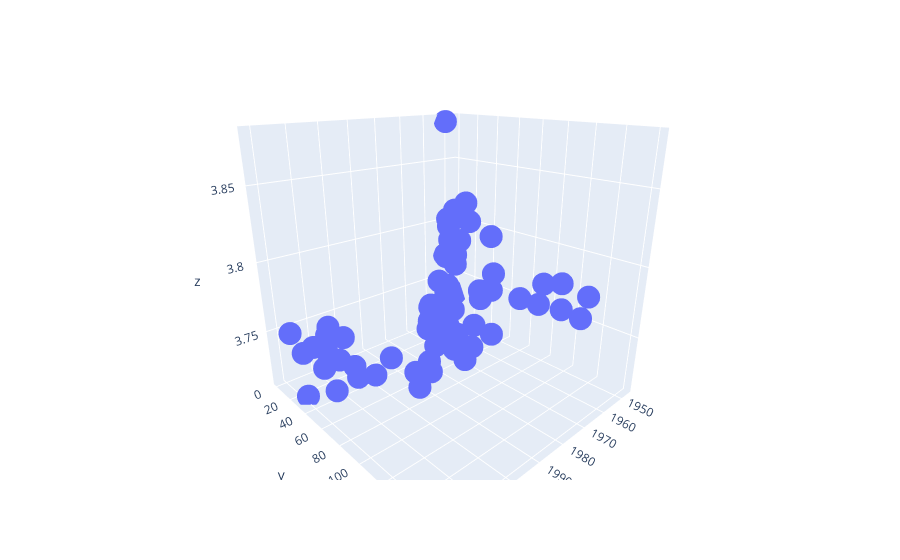

Source (notebook cell):
### Code cell
# Load data from CSV file
data = pd.read_csv('rym_top_5000_all_time.csv')

# Extract data from the DataFrame
years = count_by_year['Year']
counts = count_by_year['Count']
ratings = average_ratings_by_year['Average Rating']

# Create an interactive 3D scatter plot with Plotly
fig = px.scatter_3d(data, x=years, y=counts, z=ratings, labels={'Year': 'Year', 'Count': 'Count by Year', 'Average Rating': 'Average Ratings by Year'})

ax.set_xlabel('Year')
ax.set_ylabel('count by year')
ax.set_zlabel('average ratings by year')

# Show the plot
fig.show()

### Figure 1 — Plotly figure (JSON) as saved in the notebook; plotly's stock layout.template omitted (floating-point values rounded to 4 significant figures)
{"data": [{"hovertemplate": "x=%{x}<br>y=%{y}<br>z=%{z}<extra></extra>", "legendgroup": "", "marker": {"color": "#636efa", "symbol": "circle"}, "mode": "markers", "name": "", "scene": "scene", "showlegend": false, "type": "scatter3d", "x": [1947, 1951, 1952, 1953, 1954, 1955, 1956, 1957, 1958, 1959, 1960, 1961, 1962, 1963, 1964, 1965, 1966, 1967, 1968, 1969, 1970, 1971, 1972, 1973, 1974, 1975, 1976, 1977, 1978, 1979, 1980, 1981, 1982, 1983, 1984, 1985, 1986, 1987, 1988, 1989, 1990, 1991, 1992, 1993, 1994, 1995, 1996, 1997, 1998, 1999, 2000, 2001, 2002, 2003, 2004, 2005, 2006, 2007, 2008, 2009, 2010, 2011, 2012, 2013, 2014, 2015, 2016, 2017, 2018, 2019, 2020, 2021], "y": [1, 1, 1, 2, 6, 8, 15, 24, 25, 38, 23, 31, 35, 29, 44, 52, 58, 80, 85, 127, 142, 160, 144, 159, 132, 120, 89, 101, 94, 91, 74, 55, 66, 58, 70, 64, 72, 66, 80, 83, 75, 88, 97, 102, 135, 123, 120, 116, 116, 108, 109, 108, 105, 109, 98, 104, 81, 67, 47, 54, 43, 40, 30, 41, 36, 37, 49, 44, 36, 26, 31, 20], "z": [3.73, 3.74, 3.88, 3.77, 3.77, 3.739, 3.788, 3.778, 3.816, 3.813, 3.803, 3.812, 3.776, 3.811, 3.798, 3.829, 3.817, 3.811, 3.786, 3.792, 3.781, 3.796, 3.8, 3.783, 3.784, 3.784, 3.78, 3.785, 3.777, 3.757, 3.764, 3.753, 3.762, 3.762, 3.786, 3.767, 3.77, 3.751, 3.767, 3.767, 3.763, 3.766, 3.77, 3.761, 3.781, 3.769, 3.76, 3.776, 3.767, 3.773, 3.771, 3.768, 3.757, 3.753, 3.749, 3.742, 3.752, 3.734, 3.732, 3.728, 3.754, 3.737, 3.752, 3.715, 3.745, 3.751, 3.769, 3.738, 3.751, 3.743, 3.713, 3.756]}], "layout": {"autosize": true, "legend": {"tracegroupgap": 0}, "margin": {"t": 60}, "scene": {"aspectmode": "auto", "aspectratio": {"x": 1, "y": 1, "z": 1}, "camera": {"center": {"x": 0, "y": 0, "z": 0}, "eye": {"x": 1.169, "y": 1.257, "z": 0.6487}, "projection": {"type": "perspective"}, "up": {"x": 0, "y": 0, "z": 1}}, "domain": {"x": [0, 1], "y": [0, 1]}, "xaxis": {"title": {"text": "x"}, "type": "linear"}, "yaxis": {"title": {"text": "y"}, "type": "linear"}, "zaxis": {"title": {"text": "z"}, "type": "linear"}}}}
